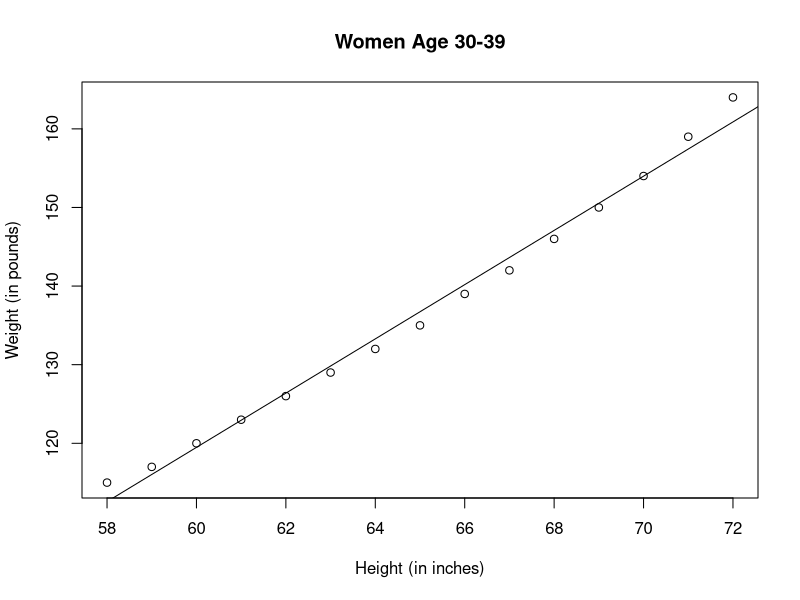
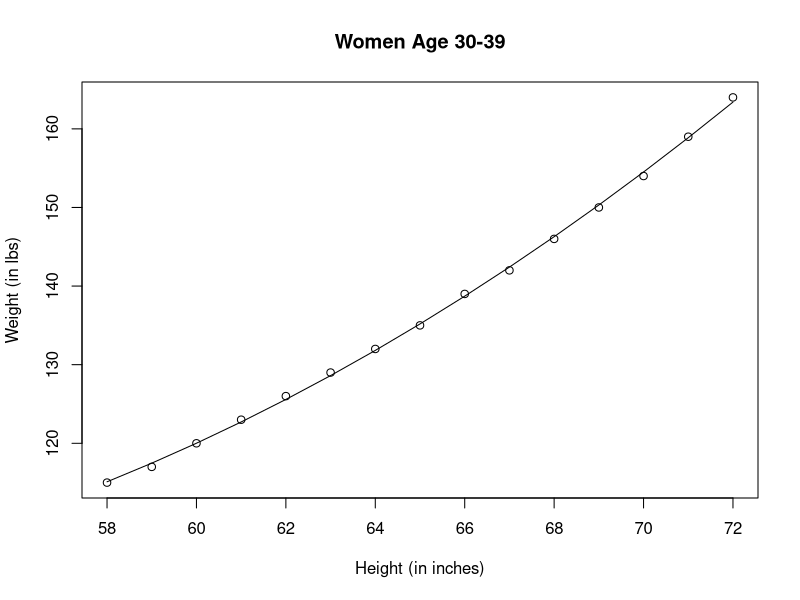
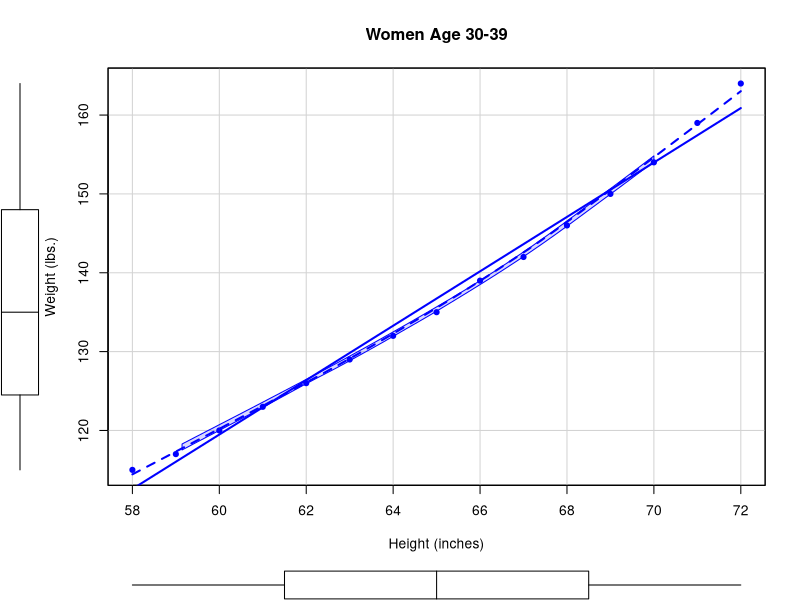
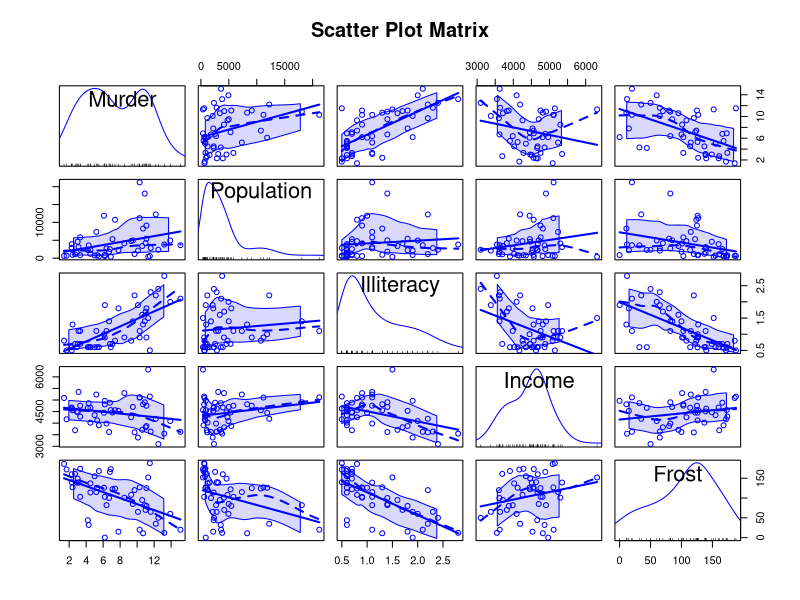
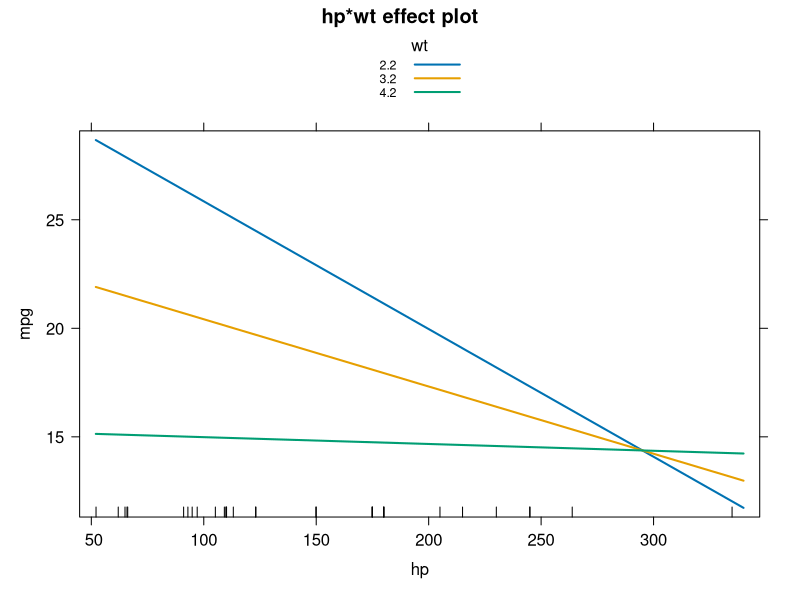
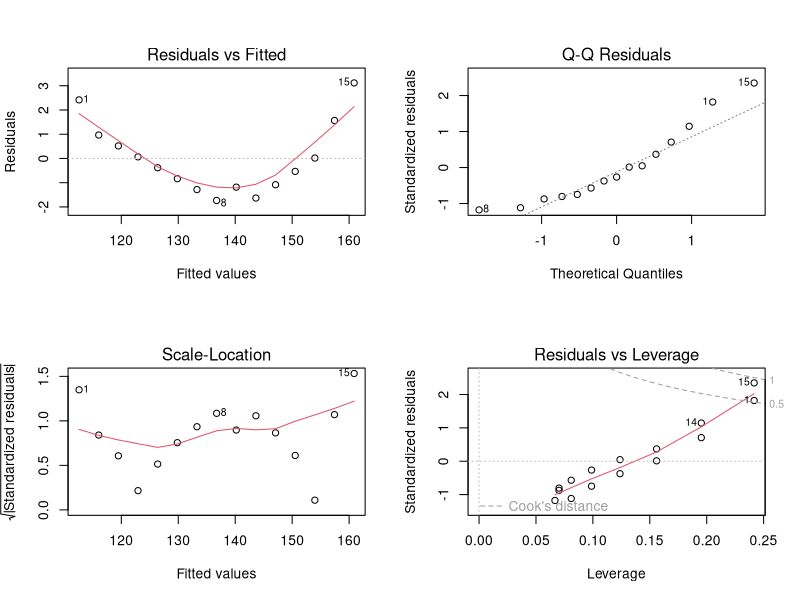
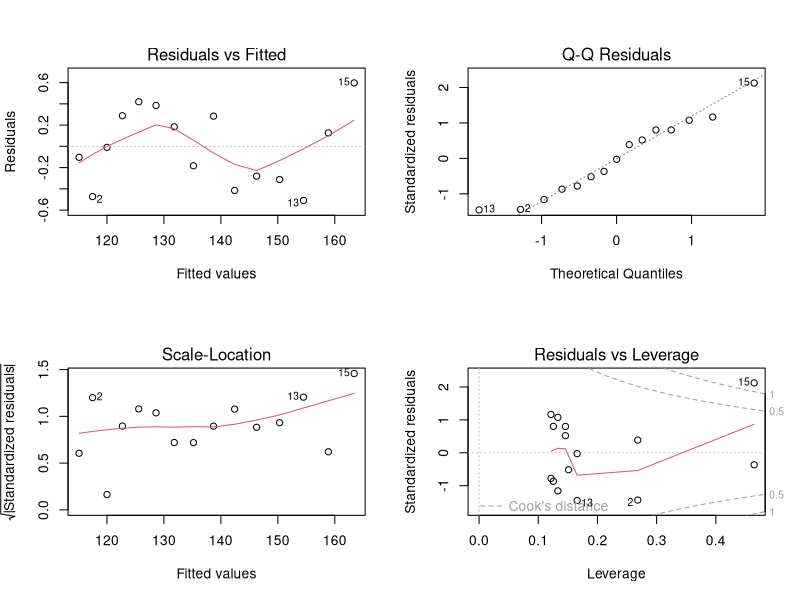
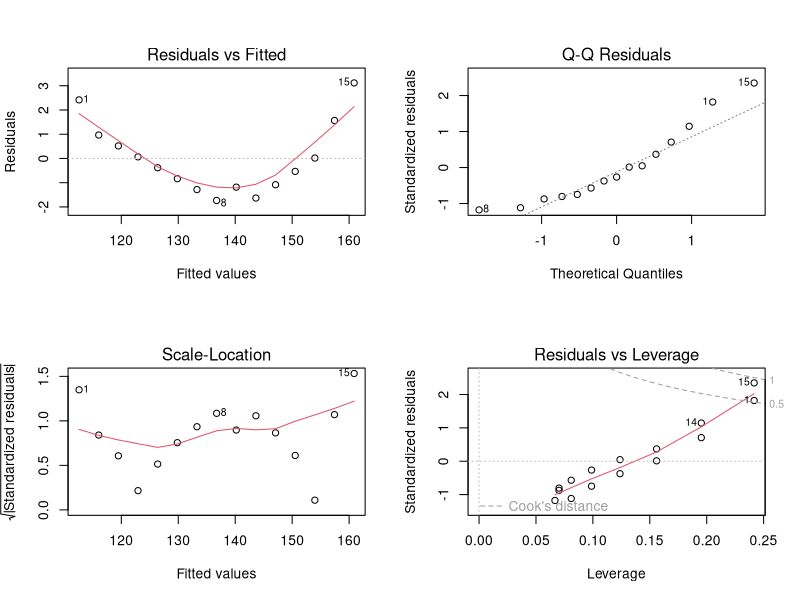

These figures' R source, in order: (Note: this script raises an error after producing the figures.)
# Regression                                                 #
# requires packages car, gvlma, MASS, leaps to be installed  #
# install.packages(c("car", "gvlma", "MASS", "leaps"))       #
#------------------------------------------------------------#
par(ask=TRUE)
opar <- par(no.readonly=TRUE)

# Simple linear regression
fit <- lm(weight ~ height, data=women)
summary(fit)
women$weight
fitted(fit)
residuals(fit)
plot(women$height,women$weight,
     main="Women Age 30-39", 
     xlab="Height (in inches)", 
     ylab="Weight (in pounds)")
# add the line of best fit
abline(fit)
# Polynomial regression
fit2 <- lm(weight ~ height + I(height^2), data=women)
summary(fit2)
plot(women$height,women$weight,
     main="Women Age 30-39",
     xlab="Height (in inches)",
     ylab="Weight (in lbs)")
lines(women$height,fitted(fit2))

# Enhanced scatterplot for women data
library(car)
scatterplot(weight ~ height, data=women,
            spread=FALSE, smoother.args=list(lty=2), pch=19,
            main="Women Age 30-39",
            xlab="Height (inches)",
            ylab="Weight (lbs.)")

# Examining bivariate relationships
states <- as.data.frame(state.x77[,c("Murder", "Population", 
                                     "Illiteracy", "Income", "Frost")])
cor(states)
library(car)
scatterplotMatrix(states, spread=FALSE, smoother.args=list(lty=2),
                  main="Scatter Plot Matrix")

# Multiple linear regression
states <- as.data.frame(state.x77[,c("Murder", "Population", 
                                     "Illiteracy", "Income", "Frost")])
fit <- lm(Murder ~ Population + Illiteracy + Income + Frost, data=states)
summary(fit)

# Mutiple linear regression with a significant interaction term
fit <- lm(mpg ~ hp + wt + hp:wt, data=mtcars)
summary(fit)

library(effects)
plot(effect("hp:wt", fit,, list(wt=c(2.2, 3.2, 4.2))), multiline=TRUE)

# simple regression diagnostics
fit <- lm(weight ~ height, data=women)
par(mfrow=c(2,2))
plot(fit)
newfit <- lm(weight ~ height + I(height^2), data=women)
par(opar)
par(mfrow=c(2,2))
plot(newfit)
par(opar)

# # basic regression diagnostics for states data
opar <- par(no.readonly=TRUE)
fit <- lm(weight ~ height, data=women)
par(mfrow=c(2,2))
plot(fit)
par(opar)

fit2 <- lm(weight ~ height + I(height^2), data=women)
opar <- par(no.readonly=TRUE)
par(mfrow=c(2,2))
plot(fit2)
par(opar)

# Assessing normality
library(car)
states <- as.data.frame(state.x77[,c("Murder", "Population",
                                     "Illiteracy", "Income", "Frost")])
fit <- lm(Murder ~ Population + Illiteracy + Income + Frost, data=states)
qqPlot(fit, labels=row.names(states), id.method="identify",
       simulate=TRUE, main="Q-Q Plot")
